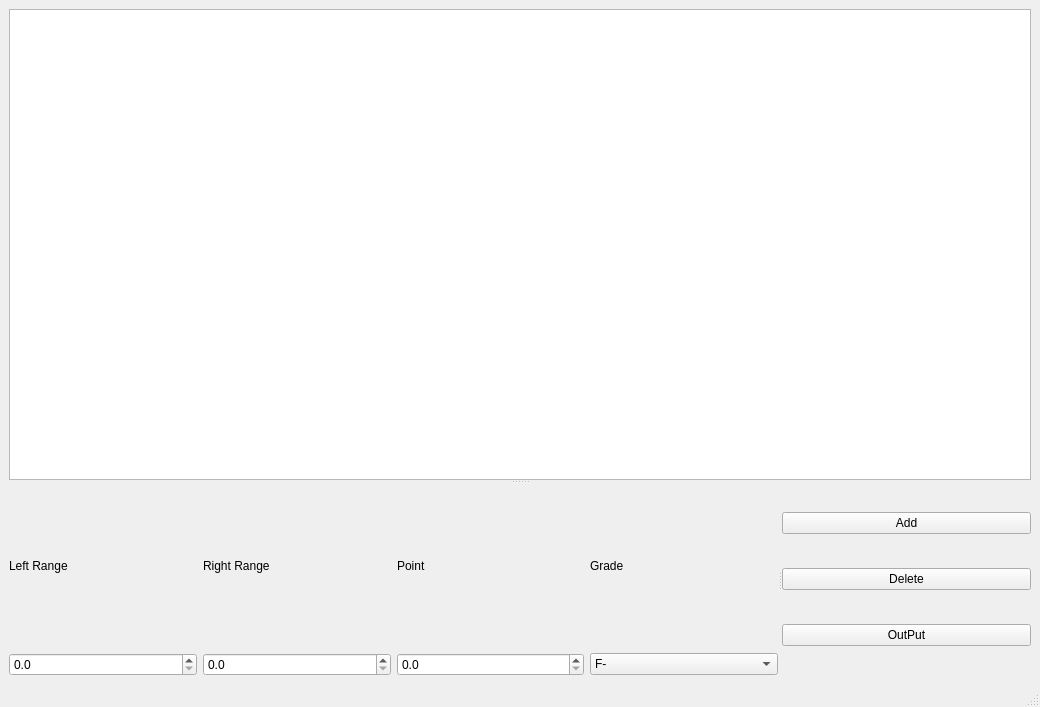
<?xml version="1.0" encoding="UTF-8"?>
<ui version="4.0">
 <class>AddAlgorithmWindow</class>
 <widget class="QMainWindow" name="AddAlgorithmWindow">
  <property name="geometry">
   <rect>
    <x>0</x>
    <y>0</y>
    <width>1040</width>
    <height>707</height>
   </rect>
  </property>
  <property name="windowTitle">
   <string>Add Algorithm</string>
  </property>
  <widget class="QWidget" name="centralwidget">
   <layout class="QGridLayout" name="gridLayout">
    <item row="0" column="0">
     <widget class="QSplitter" name="splitter_2">
      <property name="orientation">
       <enum>Qt::Vertical</enum>
      </property>
      <widget class="QWidget" name="widget_3" native="true">
       <layout class="QHBoxLayout" name="horizontalLayout">
        <item>
         <widget class="QTableView" name="Table"/>
        </item>
       </layout>
      </widget>
      <widget class="QSplitter" name="splitter">
       <property name="orientation">
        <enum>Qt::Horizontal</enum>
       </property>
       <widget class="QWidget" name="widget" native="true">
        <layout class="QGridLayout" name="gridLayout_2">
         <item row="1" column="0">
          <widget class="QDoubleSpinBox" name="min">
           <property name="decimals">
            <number>1</number>
           </property>
           <property name="maximum">
            <double>100.000000000000000</double>
           </property>
          </widget>
         </item>
         <item row="1" column="2">
          <widget class="QDoubleSpinBox" name="max">
           <property name="decimals">
            <number>1</number>
           </property>
          </widget>
         </item>
         <item row="1" column="3">
          <widget class="QDoubleSpinBox" name="point">
           <property name="decimals">
            <number>1</number>
           </property>
          </widget>
         </item>
         <item row="1" column="4">
          <widget class="QComboBox" name="grade">
           <item>
            <property name="text">
             <string>F-</string>
            </property>
           </item>
           <item>
            <property name="text">
             <string>F</string>
            </property>
           </item>
           <item>
            <property name="text">
             <string>F+</string>
            </property>
           </item>
           <item>
            <property name="text">
             <string>D-</string>
            </property>
           </item>
           <item>
            <property name="text">
             <string>D</string>
            </property>
           </item>
           <item>
            <property name="text">
             <string>D+</string>
            </property>
           </item>
           <item>
            <property name="text">
             <string>C-</string>
            </property>
           </item>
           <item>
            <property name="text">
             <string>C</string>
            </property>
           </item>
           <item>
            <property name="text">
             <string>C+</string>
            </property>
           </item>
           <item>
            <property name="text">
             <string>B-</string>
            </property>
           </item>
           <item>
            <property name="text">
             <string>B</string>
            </property>
           </item>
           <item>
            <property name="text">
             <string>B+</string>
            </property>
           </item>
           <item>
            <property name="text">
             <string>A-</string>
            </property>
           </item>
           <item>
            <property name="text">
             <string>A</string>
            </property>
           </item>
           <item>
            <property name="text">
             <string>A+</string>
            </property>
           </item>
          </widget>
         </item>
         <item row="0" column="0">
          <widget class="QLabel" name="label">
           <property name="text">
            <string>Left Range</string>
           </property>
          </widget>
         </item>
         <item row="0" column="2">
          <widget class="QLabel" name="label_2">
           <property name="text">
            <string>Right Range</string>
           </property>
          </widget>
         </item>
         <item row="0" column="3">
          <widget class="QLabel" name="label_3">
           <property name="text">
            <string>Point</string>
           </property>
          </widget>
         </item>
         <item row="0" column="4">
          <widget class="QLabel" name="label_4">
           <property name="text">
            <string>Grade</string>
           </property>
          </widget>
         </item>
        </layout>
       </widget>
       <widget class="QWidget" name="widget_2" native="true">
        <layout class="QVBoxLayout" name="verticalLayout">
         <item>
          <widget class="QPushButton" name="AddRow">
           <property name="text">
            <string>Add</string>
           </property>
          </widget>
         </item>
         <item>
          <widget class="QPushButton" name="pushButton_2">
           <property name="text">
            <string>Delete</string>
           </property>
          </widget>
         </item>
         <item>
          <widget class="QPushButton" name="pushButton">
           <property name="text">
            <string>OutPut</string>
           </property>
          </widget>
         </item>
        </layout>
       </widget>
      </widget>
     </widget>
    </item>
   </layout>
  </widget>
  <widget class="QMenuBar" name="menubar">
   <property name="geometry">
    <rect>
     <x>0</x>
     <y>0</y>
     <width>1040</width>
     <height>25</height>
    </rect>
   </property>
  </widget>
  <widget class="QStatusBar" name="statusbar"/>
 </widget>
 <resources/>
 <connections/>
</ui>
